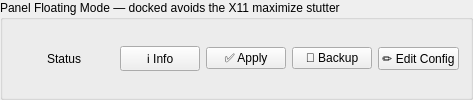
                     <widget class="QGroupBox" name="kdePanelFloatingGroupBox">
                      <property name="title">
                       <string>Panel Floating Mode — docked avoids the X11 maximize stutter</string>
                      </property>
                      <layout class="QHBoxLayout" name="kdePanelFloatingLayout">
                       <item>
                        <widget class="QLabel" name="kdePanelFloatingStatusLabel">
                         <property name="minimumSize">
                          <size>
                           <width>100</width>
                           <height>0</height>
                          </size>
                         </property>
                         <property name="maximumSize">
                          <size>
                           <width>100</width>
                           <height>16777215</height>
                          </size>
                         </property>
                         <property name="text">
                          <string>Status</string>
                         </property>
                         <property name="alignment">
                          <set>Qt::AlignCenter</set>
                         </property>
                        </widget>
                       </item>
                       <item>
                        <widget class="QPushButton" name="kdePanelFloatingToggle">
                         <property name="text">
                          <string>ℹ️ Info</string>
                         </property>
                        </widget>
                       </item>
                       <item>
                        <widget class="QPushButton" name="kdePanelFloatingApplyButton">
                         <property name="text">
                          <string>✅ Apply</string>
                         </property>
                        </widget>
                       </item>
                       <item>
                        <widget class="QPushButton" name="kdePanelFloatingBackupButton">
                         <property name="text">
                          <string>💾 Backup</string>
                         </property>
                        </widget>
                       </item>
                       <item>
                        <widget class="QPushButton" name="kdePanelFloatingConfigButton">
                         <property name="text">
                          <string>✏️ Edit Config</string>
                         </property>
                        </widget>
                       </item>
                      </layout>
                     </widget>
